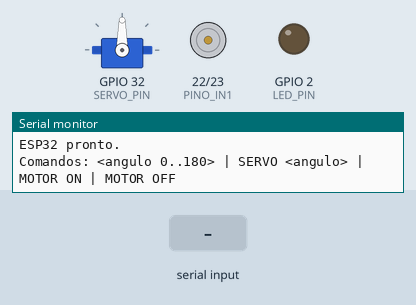
The program below on a simulated ESP32. Parts: servo, motor-driver pin pairs drawn as motors (green arrow = first pin HIGH = forward, orange = second pin HIGH = backward, longer = more drive), output pins drawn as LEDs (lit = HIGH), the last lines printed to the serial monitor. Inputs (shaded band) come from the test bench.

Above: at 1.2 s.
1.3 s: "MOTOR ON\n" received over Serial
At 2.1 s:
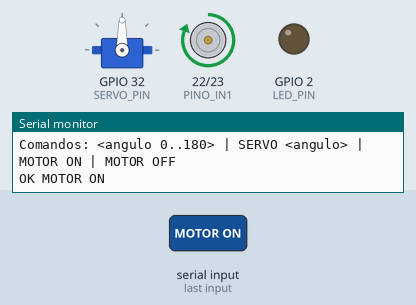
2.8 s: "SERVO \n" received over Serial
At 4.0 s:
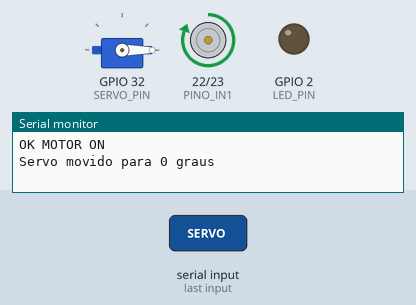
4.3 s: "MOTOR OFF\n" received over Serial
At 5.1 s:
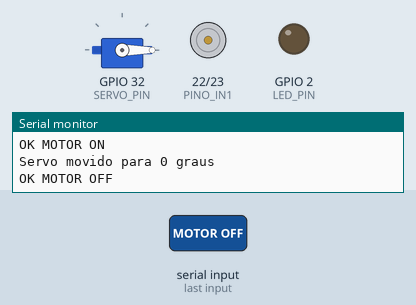
5.8 s: "30 150\n" received over Serial
At 8.6 s:
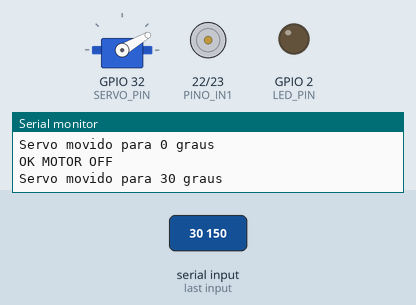
8.8 s: "MOTOR ON\n" received over Serial
At 9.1 s:
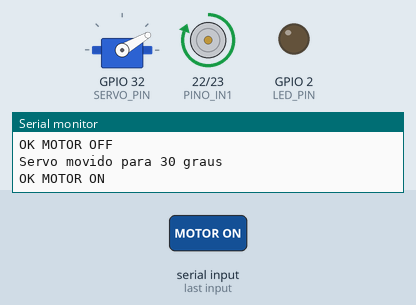
10.3 s: "SERVO  45\n" received over Serial
At 14.0 s:
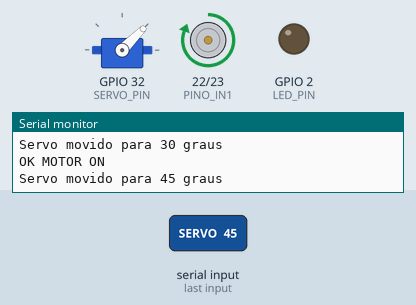
Timing chart, 0 to 19.3 s (numbered marks = the images above; inputs shaded):
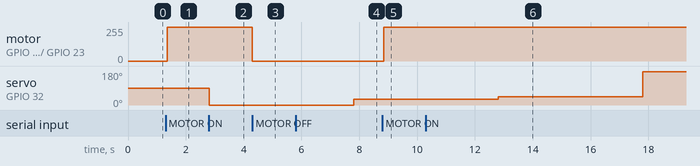

The program:

main.cpp
```cpp
// #include <Arduino.h>
// #include <ESP32Servo.h> // Inclui a biblioteca Servo para controlar servos

// #define LED_PIN 2
// #define PINO_IN1 22
// #define PINO_IN2 23
// #define SERVO_PIN 32

// Servo motor;  // Cria um objeto Servo para controlar o motor

// void motorControl(void *pvParameters) {
//   int valor_pwm = 0;  // Variável para armazenar o valor PWM (0-255)

//   while (1) {
//     // Aumenta a velocidade gradualmente de 0% a 100% no sentido horário
//     for (valor_pwm = 0; valor_pwm < 256; valor_pwm++) {
//         analogWrite(PINO_IN1, valor_pwm);  // Aplica o valor PWM no pino IN1
//         vTaskDelay(100 / portTICK_PERIOD_MS);  // Espera 100 ms antes de aumentar a velocidade
//     }

//     // Diminui a velocidade gradualmente de 100% a 0% no sentido horário
//     for (valor_pwm = 255; valor_pwm >= 0; valor_pwm--) {
//         analogWrite(PINO_IN1, valor_pwm);  // Reduz o valor PWM no pino IN1
//         vTaskDelay(100 / portTICK_PERIOD_MS);  // Espera 100 ms antes de diminuir mais a velocidade
//     }

//     // Aumenta a velocidade gradualmente de 0% a 100% no sentido anti-horário
//     for (valor_pwm = 0; valor_pwm < 256; valor_pwm++) {
//         analogWrite(PINO_IN2, valor_pwm);  // Aplica o valor PWM no pino IN2
//         vTaskDelay(100 / portTICK_PERIOD_MS);  // Espera 100 ms antes de aumentar a velocidade
//     }

//     // Diminui a velocidade gradualmente de 100% a 0% no sentido anti-horário
//     for (valor_pwm = 255; valor_pwm >= 0; valor_pwm--) {
//         analogWrite(PINO_IN2, valor_pwm);  // Reduz o valor PWM no pino IN2
//         vTaskDelay(100 / portTICK_PERIOD_MS);  // Espera 100 ms antes de diminuir mais a velocidade
//     }
//   }
// }

// void servoControl(void *pvParameters) {
//   while (1) {
//     if (Serial.available() > 0) {
//     String input = Serial.readStringUntil('\n'); // lê até nova linha
//     input.trim(); // remove espaços e quebras de linha extras

//     int angle = input.toInt(); // converte texto em número

//     if (angle >= 0 && angle <= 180) {
//       motor.write(angle);
//       Serial.print("Servo movido para ");
//       Serial.print(angle);
//       Serial.println(" graus");
//       delay(5000); // espera o servo alcançar a posição
//       motor.write(180); // retorna à posição inicial
//     } else {
//       Serial.println("Valor inválido. Use 0, 60, 90 ou 120.");
//     }
//   }
// }
// }

// void setup() {
//   // Set pin mode
//   pinMode(PINO_IN1, OUTPUT);
//   pinMode(PINO_IN2, OUTPUT);
//   pinMode(LED_PIN, OUTPUT);

//   // Allow allocation of all timers
//   ESP32PWM::allocateTimer(0);
//   ESP32PWM::allocateTimer(1);
//   ESP32PWM::allocateTimer(2);
//   ESP32PWM::allocateTimer(3);
//   motor.setPeriodHertz(50);    // standard 50 hz servo
//   motor.attach(SERVO_PIN, 500, 2400); // attaches the servo on pin 32 to the servo object
//   Serial.begin(115200);
//   Serial.println("ESP32 pronto. Envie 0, 60, 90 ou 120 pela serial.");
//     // Create tasks
//     xTaskCreatePinnedToCore(
//         motorControl,          // Function that implements the task
//         "Motor Control Task",  // Text name for the task
//         2048,                  // Stack size in words
//         NULL,                  // Parameter passed into the task
//         1,                     // Priority at which the task is created
//         NULL,                  // Pointer to the task handle
//         1);                    // Core where the task should run
//     xTaskCreatePinnedToCore(
//         servoControl,             // Function that implements the task
//         "Blink LED Task",     // Text name for the task
//         2048,                  // Stack size in words
//         NULL,                  // Parameter passed into the task
//         1,                     // Priority at which the task is created
//         NULL,                  // Pointer to the task handle
//         1);                    // Core where the task should run
// }

// void loop() {
// }

#include <Arduino.h>
#include <ESP32Servo.h>

#define LED_PIN   2
#define PINO_IN1  22
#define PINO_IN2  23
#define SERVO_PIN 32

Servo motor;

// ---- FILA p/ SERVO ----
QueueHandle_t qServoAngles = NULL;

// ---- FLAG GLOBAL: LIGA/DESLIGA MOTORES ----
volatile bool motors_enabled = false; // começa desligado

// ======== TASK MOTOR (agora respeita motors_enabled) ========
void motorControl(void *pvParameters) {
  int valor_pwm = 0;

  while (1) {
    // Se motores OFF: “coast” (ambos LOW), pequena espera e continua
    if (!motors_enabled) {
      analogWrite(PINO_IN1, 0);
      analogWrite(PINO_IN2, 0);
      vTaskDelay(pdMS_TO_TICKS(50));
      continue;
    }

    // if (!motors_enabled) {
    //   valor_pwm = 128;
    //   analogWrite(PINO_IN1, valor_pwm);
    // }

    // // // Aumenta velocidade sentido horário
    // for (valor_pwm = 0; valor_pwm < 256; valor_pwm++) {
    //   if (!motors_enabled) break;
    //   analogWrite(PINO_IN1, valor_pwm);
    //   vTaskDelay(pdMS_TO_TICKS(100));
    // }

    // analogWrite(PINO_IN1, 255);
    analogWrite(PINO_IN1, 255);

    vTaskDelay(pdMS_TO_TICKS(100));

    // // Diminui sentido horário
    // for (valor_pwm = 255; valor_pwm >= 0; valor_pwm--) {
    //   if (!motors_enabled) break;
    //   analogWrite(PINO_IN1, valor_pwm);
    //   vTaskDelay(pdMS_TO_TICKS(100));
    // }

    // // Aumenta sentido anti-horário
    // for (valor_pwm = 0; valor_pwm < 256; valor_pwm++) {
    //   if (!motors_enabled) break;
    //   analogWrite(PINO_IN2, valor_pwm);
    //   vTaskDelay(pdMS_TO_TICKS(100));
    // }

    // // Diminui sentido anti-horário
    // for (valor_pwm = 255; valor_pwm >= 0; valor_pwm--) {
    //   if (!motors_enabled) break;
    //   analogWrite(PINO_IN2, valor_pwm);
    //   vTaskDelay(pdMS_TO_TICKS(100));
    // }
  }
}

// ======== ÚNICA leitora da Serial ========
void serialTask(void *pvParameters) {
  String line;
  Serial.println("Comandos: <angulo 0..180> | SERVO <angulo> | MOTOR ON | MOTOR OFF");
  for (;;) {
    while (Serial.available() > 0) {
      char c = (char)Serial.read();
      if (c == '\r') continue;
      if (c == '\n') {
        line.trim();
        if (line.length() > 0) {
          String up = line; up.toUpperCase();

          if (up == "MOTOR ON") {
            motors_enabled = true;
            Serial.println("OK MOTOR ON");
          } else if (up == "MOTOR OFF") {
            motors_enabled = false;
            // garante OFF imediato
            analogWrite(PINO_IN1, 0);
            analogWrite(PINO_IN2, 0);
            Serial.println("OK MOTOR OFF");
          } else if (up.startsWith("SERVO ")) {
            int sp = up.indexOf(' ');
            int ang = up.substring(sp + 1).toInt();
            xQueueSend(qServoAngles, &ang, 0);
          } else {
            // tenta como número puro
            int ang = up.toInt();
            if (ang >= 0 && ang <= 180) {
              xQueueSend(qServoAngles, &ang, 0);
            } else {
              Serial.println("ERR: comando invalido.");
            }
          }
        }
        line = "";
      } else {
        if (line.length() < 64) line += c;
      }
    }
    vTaskDelay(pdMS_TO_TICKS(5));
  }
}

// ======== TASK do SERVO (consome fila) ========
void servoControl(void *pvParameters) {
  int angle = 0;
  while (1) {
    if (xQueueReceive(qServoAngles, &angle, portMAX_DELAY) == pdTRUE) {
      if (angle < 0) angle = 0;
      if (angle > 180) angle = 175;
      motor.write(angle);
      Serial.printf("Servo movido para %d graus\n", angle);
      delay(5000);        // mantém posição por 5s
      motor.write(175);   // retorna para 175
    }
  }
}

void setup() {
  pinMode(PINO_IN1, OUTPUT);
  pinMode(PINO_IN2, OUTPUT);
  pinMode(LED_PIN, OUTPUT);

  ESP32PWM::allocateTimer(0);
  ESP32PWM::allocateTimer(1);
  ESP32PWM::allocateTimer(2);
  ESP32PWM::allocateTimer(3);
  motor.setPeriodHertz(50);
  motor.attach(SERVO_PIN, 500, 2400);

  Serial.begin(115200);
  Serial.println("ESP32 pronto.");

  qServoAngles = xQueueCreate(8, sizeof(int));

  xTaskCreate(motorControl, "Motor Control Task", 2048, NULL, 1, NULL);
  xTaskCreate(servoControl, "Servo Control Task", 2048, NULL, 1, NULL);
  xTaskCreate(serialTask,   "Serial Task",        4096, NULL, 2, NULL);
}

void loop() {}
```

Measured:
- after the input at 1.3 s, motor on GPIO 22 (PINO_IN1) / GPIO 23 (PINO_IN2): stopped → forward 255/255 after 0.05 s
- after the input at 2.8 s, servo on GPIO 32 (SERVO_PIN): 90° → 0° at once
- after the input at 4.3 s, motor on GPIO 22 (PINO_IN1) / GPIO 23 (PINO_IN2): forward 255/255 → stopped at once
- after the input at 5.8 s, servo on GPIO 32 (SERVO_PIN): 0° → 30° after 2.0 s
- after the input at 8.8 s, motor on GPIO 22 (PINO_IN1) / GPIO 23 (PINO_IN2): stopped → forward 255/255 after 0.05 s
- after the input at 10.3 s, servo on GPIO 32 (SERVO_PIN): 30° → 45° after 2.5 s, → 175° 5.0 s later
